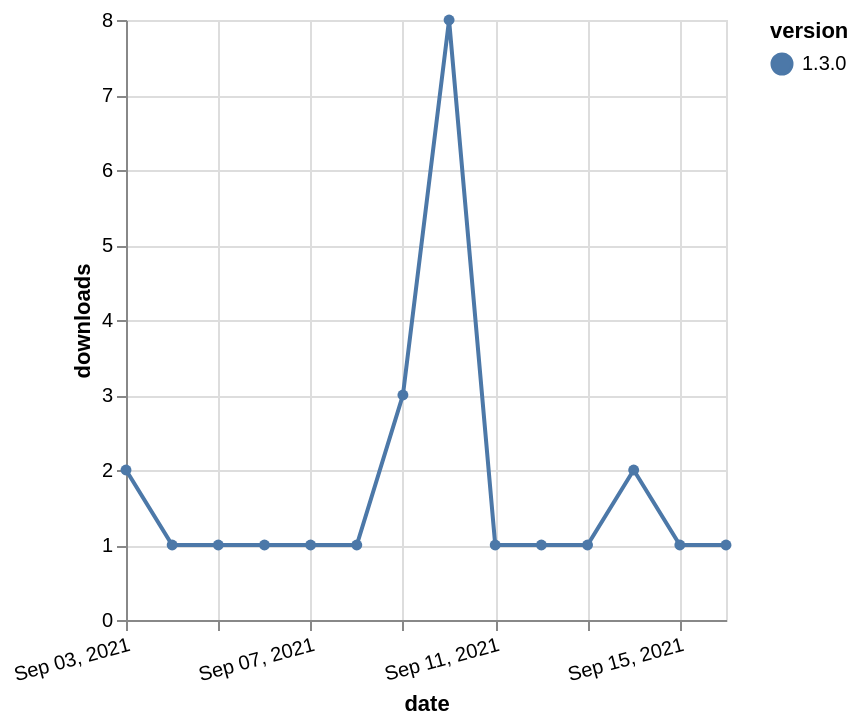

Write the Vega-Lite specification saved for this chart.
### Vega-Lite specification from a JSON file in a GitHub repository (floating-point values rounded to 4 significant figures)
{"$schema": "https://vega.github.io/schema/vega-lite/v5.json", "description": "A simple bar chart with embedded data.", "data": {"values": [{"date": "2021-09-03", "total": 672, "delta": 2, "version": "1.3.0"}, {"date": "2021-09-04", "total": 673, "delta": 1, "version": "1.3.0"}, {"date": "2021-09-05", "total": 674, "delta": 1, "version": "1.3.0"}, {"date": "2021-09-06", "total": 675, "delta": 1, "version": "1.3.0"}, {"date": "2021-09-07", "total": 676, "delta": 1, "version": "1.3.0"}, {"date": "2021-09-08", "total": 677, "delta": 1, "version": "1.3.0"}, {"date": "2021-09-09", "total": 680, "delta": 3, "version": "1.3.0"}, {"date": "2021-09-10", "total": 688, "delta": 8, "version": "1.3.0"}, {"date": "2021-09-11", "total": 689, "delta": 1, "version": "1.3.0"}, {"date": "2021-09-12", "total": 690, "delta": 1, "version": "1.3.0"}, {"date": "2021-09-13", "total": 691, "delta": 1, "version": "1.3.0"}, {"date": "2021-09-14", "total": 693, "delta": 2, "version": "1.3.0"}, {"date": "2021-09-15", "total": 694, "delta": 1, "version": "1.3.0"}, {"date": "2021-09-16", "total": 695, "delta": 1, "version": "1.3.0"}]}, "width": "container", "mark": {"type": "line", "point": {"filled": true}}, "encoding": {"x": {"field": "date", "type": "temporal", "timeUnit": "yearmonthdate", "title": "date", "axis": {"labelAngle": -15}}, "y": {"field": "delta", "type": "quantitative", "title": "downloads"}, "color": {"field": "version", "type": "nominal"}, "tooltip": {"field": "delta"}}}
